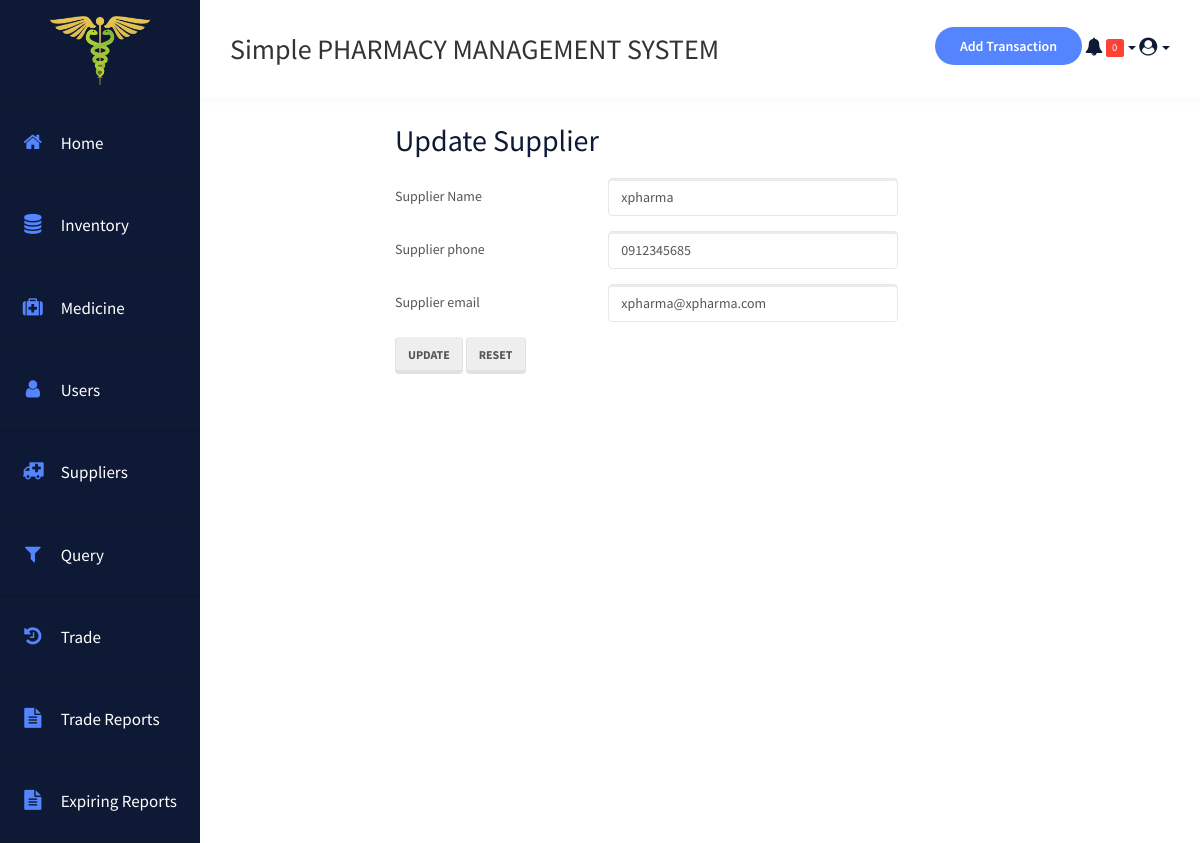
/updateSuppliers.php?supplier_id=1 (signed in), run on the app's committed database.
### tables this page shows
CREATE TABLE `supplier` (
  `supplier_id` int(10) NOT NULL,
  `supplier_name` varchar(50) NOT NULL,
  `phone` varchar(15) NOT NULL,
  `email` varchar(50) NOT NULL
);

### updateSuppliers.php (the view, shortened to what this page needs)
<?php
  require_once('Connections/connection.php');
  $editFormAction = $_SERVER['PHP_SELF'];
  if (isset($_SERVER['QUERY_STRING'])) {
  $editFormAction .= "?" . htmlentities($_SERVER['QUERY_STRING']);
  }
  $query_suppliers = "SELECT * FROM supplier where supplier_id=$_GET[supplier_id]";
  $suppliers = mysql_query($query_suppliers, $connection) or die(mysql_error());
  $row_suppliers = mysql_fetch_assoc($suppliers);
?>
<!DOCTYPE html>
<html>
  <head>
    <?php include('imports/stylesheet.php'); ?>
  </head>
  <body class="home">
    <?php include('imports/header.php');
    ?>
    <div class="user-dashboard">
      <div class="row">
        <div class="col-md-8 col-md-offset-2 animated fadeInDown">
          <form action="<?php echo $editFormAction; ?>" method="POST" name="form1" class="form-horizontal">
            <h1>Update Supplier</h1>
            <div class="form-group">
              <div class="col-sm-4 ">
                <label class="control-label">Supplier Name</label>
              </div>
              <div class="col-sm-6 ">
                <input class="form-control" required type="text" name="name" value="<?php echo $row_suppliers['supplier_name']; ?>">
              </div>
            </div>
            <div class="form-group">
              <div class="col-sm-4 ">
                <label class="control-label" >Supplier phone</label>
              </div>
              <div class="col-sm-6 ">
                <input class="form-control" required type="number" name="phone" value="<?php echo $row_suppliers['phone']; ?>">
              </div>
            </div>
            <div class="form-group">
              <div class="col-sm-4 ">
                <label class="control-label" >Supplier email</label>
              </div>
              <div class="col-sm-6">
                <input class="form-control" required type="email" name="email" value="<?php echo $row_suppliers['email']; ?>">
              </div>
            </div>
            <button class="btn btn-default" type="submit">UPDATE </button>
            <button class="btn btn-default" type="reset">RESET </button>
          </form><br>
        </div>
      </div>
    </div>
  </div>
</div>
</div>
</body>
</html>

### assets/css/style.css (style rules this page uses)
.user-dashboard { padding: 0 20px; }
.user-dashboard h1 { font-size: 30px; font-weight: 500; margin: 0; padding: 21px 0; color: #0e1a35; }

### data on the page
supplier: name "xpharma", phone "0912345685", email "xpharma@xpharma.com"

### other printed values
$totalRows_exmed "0"
